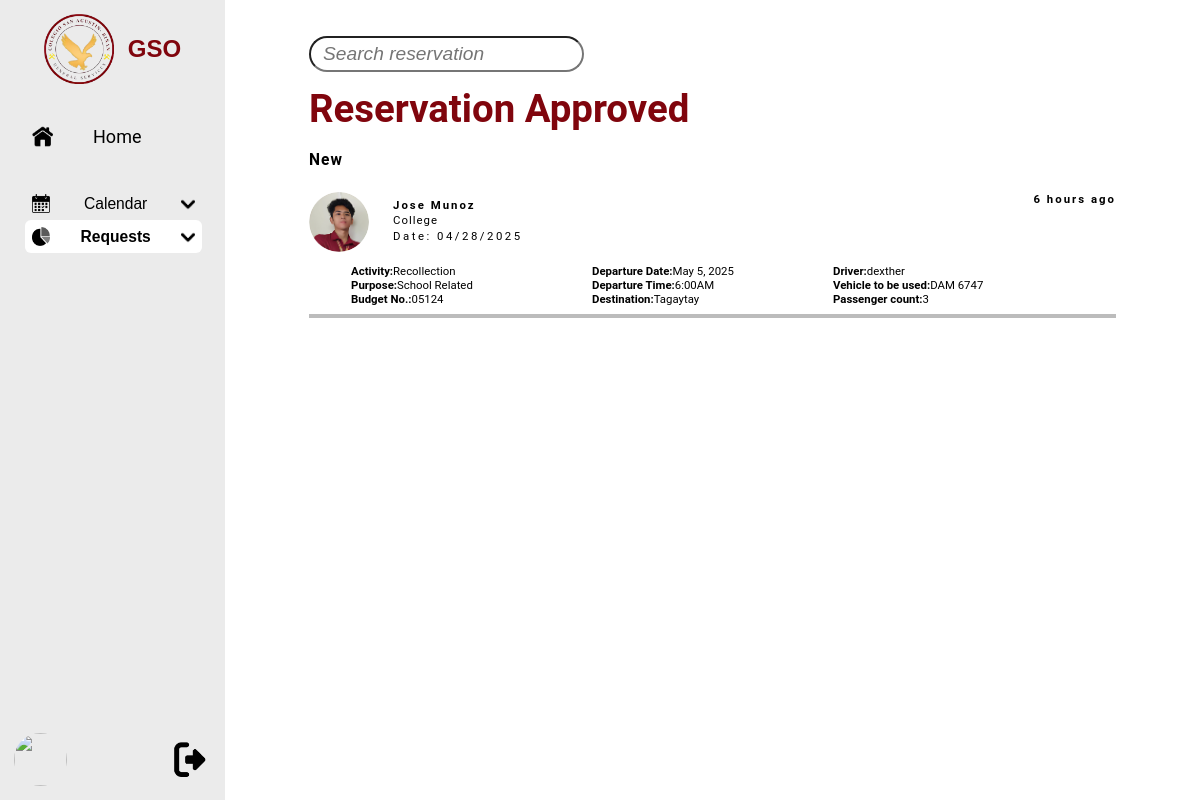
Screenshot of /GSO.php?rapp=a&vrfid=2025-042801 with the database file from the repository.
### tables this page shows
CREATE TABLE `vrftb` (
  `id` varchar(20) NOT NULL,
  `name` varchar(50) DEFAULT NULL,
  `department` varchar(50) DEFAULT NULL,
  `activity` varchar(50) DEFAULT NULL,
  `purpose` varchar(20) DEFAULT NULL,
  `date_filed` date DEFAULT NULL,
  `budget_no` varchar(10) DEFAULT NULL,
  `vehicle` varchar(50) DEFAULT NULL,
  `driver` varchar(50) DEFAULT NULL,
  `destination` varchar(255) DEFAULT NULL,
  `departure` datetime DEFAULT NULL,
  `passenger_count` int(10) DEFAULT NULL,
  `passenger_attachment` varchar(255) DEFAULT NULL,
  `transportation_cost` varchar(255) DEFAULT NULL,
  `total_cost` decimal(10,2) DEFAULT 0.00,
  `letter_attachment` varchar(255) DEFAULT NULL,
  `created_at` timestamp NOT NULL DEFAULT current_timestamp(),
  `updated_at` timestamp NOT NULL DEFAULT current_timestamp() ON UPDATE current_timestamp(),
  `gsoassistant_status` enum('Pending','Clicked','Rejected','Approved') DEFAULT 'Pending',
  `immediatehead_status` enum('Pending','Clicked','Rejected','Approved') DEFAULT 'Pending',
  `gsodirector_status` enum('Pending','Clicked','Rejected','Approved') DEFAULT 'Pending',
  `accounting_status` enum('Pending','Clicked','Rejected','Approved') DEFAULT 'Pending',
  PRIMARY KEY (`id`)
);

### GSO.php (the view, shortened to what this page needs)
<!DOCTYPE html>
<html lang="en">
   <head>
      <link rel="stylesheet" href="styles.css">
      <link rel="stylesheet" href="https://cdnjs.cloudflare.com/ajax/libs/font-awesome/6.4.2/css/all.min.css">
   </head>
<body>
   <nav class="sidebar active">
      <button onclick="toggleSidebar()" id="logo">
         <img src="PNG/GSO_Logo.png" alt="">
         <span class="logo">GSO</span>
      </button>
      <li id="home">
         <a href="GSO.php" class="icon">
            <div>
               <img src="PNG/Home.png" alt="Home">
               <span class="title">Home</span>
            </div>
         </a>
      </li>
      <ul class="nav-list">
         <li style="height: 2.5vw;"></li>
         <li>
            <button onclick="toggleDropdown(this)" class="dropdown-btn" id="calendar">
               <img src="PNG/Calendar.png" alt="Calendar">
               <span>Calendar</span>
               <img src="PNG/Down.png" alt="DropDown">
            </button>
         </li>
         <?php
            if ($_SESSION['role'] != 'User') {
               ?>
                  <li>
                     <button onclick="toggleDropdown(this)" class="dropdown-btn" id="requests">
                        <img src="PNG/Pie.png" alt="Requests">
                        <span>Requests</span>
                        <img src="PNG/Down.png" alt="DropDown">
                     </button>
                  </li>
               <?php
            }
               ?>
      </ul>
      <div id="logout">
         <img id=profile src="uploads/<?php echo $_SESSION['ppicture']; ?>" alt="<?php echo $_SESSION['ppicture']; ?>">
         <a href="index.php">
            <button>
               <img id=logout-img src="PNG/Logout.png" alt="Logout">
            </button>
         </a>
      </div>
   </nav>
   <?php
      if(isset($_GET["papp"]) and !empty($_GET["papp"]))
      {
         ?>
            <main>
         <?php
      }
      else
      {
         ?>
            <main>
         <?php
      }
   ?>
      <?php
         if(isset($_GET["papp"]) and !empty($_GET["papp"]))
         pendingApproval();
         elseif(isset($_GET["rapp"]) and !empty($_GET["rapp"]))
         reservationApproved();
         elseif(isset($_GET["creq"]) and !empty($_GET["creq"]))
         cancelledRequests();
         elseif(isset($_GET["aveh"]) and !empty($_GET["aveh"]))
         addVehicle();
         elseif(isset($_GET["mveh"]) and !empty($_GET["mveh"]))
         manageVehicle();
         elseif(isset($_GET["mche"]) and !empty($_GET["mche"]))
         maintenanceChecklist();
         elseif(isset($_GET["vres"]) and !empty($_GET["vres"]))
         vehicleReservationForm();
         elseif(isset($_GET["vsch"]) and !empty($_GET["vsch"]))
         vehicleSchedules();
         elseif(isset($_GET["dsch"]) and !empty($_GET["dsch"]))
         driverSchedules();
         elseif(isset($_GET["macc"]) and !empty($_GET["macc"]))
         manageAccount();
         elseif(isset($_GET["mdep"]) and !empty($_GET["mdep"]))
         manageDepartment();
         elseif(isset($_GET["srep"]) and !empty($_GET["srep"]))
         summaryReport();
         elseif(isset($_GET["mrep"]) and !empty($_GET["mrep"]))
         maintenanceReport();
         else
         home();
      ?>
   </main>
</body>
</html>
      <?php
   function reservationApproved()
   {
      ?>
         <input class="search" type="text" id="search" placeholder="Search reservation">
         <div class="maintitle">
            <h1>Reservation Approved</h1>
            <?php
               include 'config.php';
               $selectvrf = "SELECT * FROM vrftb WHERE updated_at >= DATE_SUB(NOW(), INTERVAL 1 DAY) AND gsoassistant_status='Approved' AND immediatehead_status='Approved' AND gsodirector_status='Approved' AND accounting_status='Approved' ORDER BY date_filed DESC, id DESC";
               $resultvrf = $conn->query($selectvrf);
               if ($resultvrf->num_rows > 0) {
                  echo '<p>New</p>';
               }
            ?>
         </div>
         <div class="whitespace"></div>
         <?php
            $selectvrf = "SELECT * FROM vrftb WHERE gsoassistant_status='Approved' AND immediatehead_status='Approved' AND gsodirector_status='Approved' AND accounting_status='Approved' ORDER BY date_filed DESC, id DESC";
            $resultvrf = $conn->query($selectvrf);
            if ($resultvrf->num_rows > 0) {
               while($rowvrf = $resultvrf->fetch_assoc()) {
                  ?>
                     <a href="GSO.php?rapp=a&vrfid=<?php echo $rowvrf['id']; ?>#vrespopup" class="link" style="text-decoration:none;">
                  <?php
                     if($rowvrf[$status] != "Clicked")
                     {
                        ?> <div class="info-box"> <?php
                     }
                     else
                     {
                        ?> <div class="info-box" style="background-color:#eeeeee;"> <?php
                     }
                        ?>
                           <div class="pending">
                              <span class="time">
                                 <?php
                                    $date = new DateTime($rowvrf['updated_at']);
                                    $currentDate = new DateTime();
                                    $interval = $date->diff($currentDate);
                                    if ($interval->d > 0) {
                                       echo $interval->d . " day" . ($interval->d > 1 ? "s" : "") . " ago";
                                    } elseif ($interval->h > 0) {
                                       echo $interval->h . " hour" . ($interval->h > 1 ? "s" : "") . " ago";
                                    } elseif ($interval->i > 0) {
                                       echo $interval->i . " minute" . ($interval->i > 1 ? "s" : "") . " ago";
                                    } else {
                                       echo "Just now";
                                    }
                                 ?>
                              </span>
                           </div>
                           <div class="info-heading">
                              <img src="uploads/Maynard.png" alt="Profile">
                              <span class="info-heading-text">
                                 <span class="name"><?php echo $rowvrf['name'] ?></span>
                                 <span class="department"><?php echo $rowvrf['department'] ?></span>
                                 <span class="date"><?php echo "Date: ".date("m/d/Y", strtotime($rowvrf['date_filed']));?></span>
                              </span>
                           </div>
                           <div class="info-details">
                              <div>
                                 <div><div class="title">Activity:</div><div class="dikoalam"><?php echo $rowvrf['activity']; ?></div></div>
                                 <div><div class="title">Purpose:</div><div class="dikoalam"><?php echo $rowvrf['purpose']; ?></div></div>
                                 <div><div class="title">Budget No.:</div><div class="dikoalam"><?php echo $rowvrf['budget_no']; ?></div></div>
                              </div>
                              <div>
                                 <div><div class="title">Departure Date:</div><div class="dikoalam"><?php echo (new DateTime($rowvrf['departure']))->format("F j, Y"); ?></div></div>
                                 <div><div class="title">Departure Time:</div><div class="dikoalam"><?php echo (new DateTime($rowvrf['departure']))->format("g:iA"); ?></div></div>
                                 <div><div class="title">Destination:</div><div class="dikoalam"><?php echo $rowvrf['destination']; ?></div></div>
                              </div>
                              <div>
                                 <div><div class="title">Driver:</div><div class="dikoalam"><?php echo $rowvrf['driver']; ?></div></div>
                                 <div><div class="title">Vehicle to be used:</div><div class="dikoalam"><?php echo $rowvrf['vehicle']; ?></div></div>
                                 <div><div class="title">Passenger count:</div><div class="dikoalam"><?php echo $rowvrf['passenger_count'] ?></div></div>
                              </div>
                           </div>
                        </div>
                     </a>
                  <?php
               }
            }
         ?>
      <?php
   }
      ?>

### styles.css (style rules this page uses)
:root { --light-gray: #ebebeb; --dark-gray: #bcbcbc; --sidebar-width: 23.33vw; --maroon: #80050d; --yellow: #efb954; }
* { margin: 0; padding: 0; box-sizing: border-box; text-decoration: none; color: black; }
body { padding: 0; font-family: 'Roboto', sans-serif; background-color: white; display: flex; flex-direction: row; }
li { list-style: none; }
.sidebar ul { height: calc(100% - 17.5vw); scrollbar-width: none; scrollbar-color: #999 #f1f1f1; scroll-behavior: smooth; overflow-y: auto; overflow-x: hidden; }

### rows the page displays
vrftb: updated_at "6", shows "s", name "Jose Munoz", department "College", date_filed "04/28/2025", activity "Recollection", purpose "School Related", budget_no "05124", departure "May 5, 2025", departure "6:00AM", destination "Tagaytay", driver "dexther", vehicle "DAM 6747", passenger_count "3"
